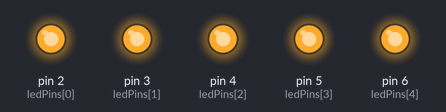
This sketch was run on a simulated Arduino Uno, built with avr-gcc and run on an emulated ATmega328P. Parts: output pins drawn as LEDs (lit = HIGH).

Above: at 0.5 s.
At 3.5 s:
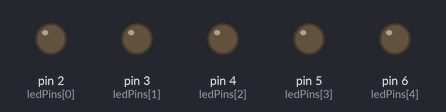
Timing chart, 0 to 4.6 s (numbered marks = the images above):
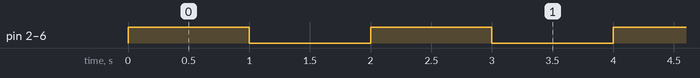

The sketch:

pattern_connection.ino
```cpp
// Define LED pins
const int ledPins[] = {2, 3, 4, 5, 6};
const int numLEDs = 5;

void setup()
{
  // Set all LED pins as OUTPUT
  for (int i = 0; i < numLEDs; i++)
  {
    pinMode(ledPins[i], OUTPUT);
  }
}

void loop()
{
  // Turn all LEDs ON
  for (int i = 0; i < numLEDs; i++)
  {
    digitalWrite(ledPins[i], HIGH);
  }
  delay(1000); // Wait for 1 second

  // Turn all LEDs OFF
  for (int i = 0; i < numLEDs; i++)
  {
    digitalWrite(ledPins[i], LOW);
  }
  delay(1000); // Wait for 1 second
}
```

Measured:
- by itself, pin 2 (ledPins[0]), pin 3 (ledPins[1]), pin 4 (ledPins[2]), pin 5 (ledPins[3]), pin 6 (ledPins[4]): alternates HIGH for 1.0 s and LOW for 1.0 s
